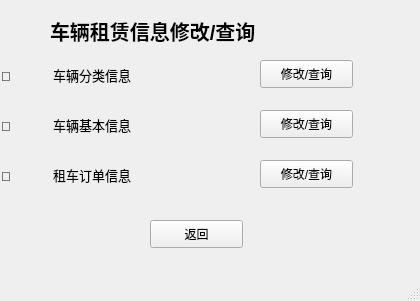
<?xml version="1.0" encoding="UTF-8"?>
<ui version="4.0">
 <class>ChangeCarsData</class>
 <widget class="QMainWindow" name="ChangeCarsData">
  <property name="geometry">
   <rect>
    <x>0</x>
    <y>0</y>
    <width>420</width>
    <height>301</height>
   </rect>
  </property>
  <property name="font">
   <font>
    <italic>false</italic>
   </font>
  </property>
  <property name="windowTitle">
   <string>MainWindow</string>
  </property>
  <widget class="QWidget" name="centralwidget">
   <widget class="QLabel" name="label">
    <property name="geometry">
     <rect>
      <x>50</x>
      <y>10</y>
      <width>281</width>
      <height>41</height>
     </rect>
    </property>
    <property name="font">
     <font>
      <pointsize>15</pointsize>
      <weight>75</weight>
      <italic>false</italic>
      <bold>true</bold>
     </font>
    </property>
    <property name="text">
     <string>车辆租赁信息修改/查询</string>
    </property>
   </widget>
   <widget class="QPushButton" name="flButton">
    <property name="geometry">
     <rect>
      <x>260</x>
      <y>60</y>
      <width>93</width>
      <height>28</height>
     </rect>
    </property>
    <property name="text">
     <string>修改/查询</string>
    </property>
   </widget>
   <widget class="QPushButton" name="jbButton_2">
    <property name="geometry">
     <rect>
      <x>260</x>
      <y>110</y>
      <width>93</width>
      <height>28</height>
     </rect>
    </property>
    <property name="text">
     <string>修改/查询</string>
    </property>
   </widget>
   <widget class="QPushButton" name="ddButton_3">
    <property name="geometry">
     <rect>
      <x>260</x>
      <y>160</y>
      <width>93</width>
      <height>28</height>
     </rect>
    </property>
    <property name="text">
     <string>修改/查询</string>
    </property>
   </widget>
   <widget class="QLabel" name="label_2">
    <property name="geometry">
     <rect>
      <x>1</x>
      <y>59</y>
      <width>191</width>
      <height>31</height>
     </rect>
    </property>
    <property name="font">
     <font>
      <pointsize>10</pointsize>
     </font>
    </property>
    <property name="text">
     <string>	车辆分类信息</string>
    </property>
   </widget>
   <widget class="QLabel" name="label_3">
    <property name="geometry">
     <rect>
      <x>1</x>
      <y>109</y>
      <width>201</width>
      <height>31</height>
     </rect>
    </property>
    <property name="font">
     <font>
      <pointsize>10</pointsize>
     </font>
    </property>
    <property name="text">
     <string>	车辆基本信息</string>
    </property>
   </widget>
   <widget class="QLabel" name="label_4">
    <property name="geometry">
     <rect>
      <x>1</x>
      <y>159</y>
      <width>181</width>
      <height>31</height>
     </rect>
    </property>
    <property name="font">
     <font>
      <pointsize>10</pointsize>
     </font>
    </property>
    <property name="text">
     <string>	租车订单信息</string>
    </property>
   </widget>
   <widget class="QPushButton" name="pushButton_4">
    <property name="geometry">
     <rect>
      <x>150</x>
      <y>220</y>
      <width>93</width>
      <height>28</height>
     </rect>
    </property>
    <property name="text">
     <string>返回</string>
    </property>
   </widget>
  </widget>
  <widget class="QMenuBar" name="menubar">
   <property name="geometry">
    <rect>
     <x>0</x>
     <y>0</y>
     <width>420</width>
     <height>26</height>
    </rect>
   </property>
  </widget>
  <widget class="QStatusBar" name="statusbar"/>
 </widget>
 <resources/>
 <connections/>
</ui>
